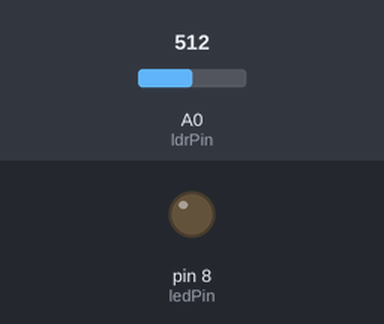
The sketch below on a simulated Arduino Uno, built with avr-gcc and run on an emulated ATmega328P. Parts: output pins drawn as LEDs (lit = HIGH). Inputs (shaded band) come from the test bench; at power-on: A0 (ldrPin) = 512.

Above: at 1.2 s.
1.3 s: A0 (ldrPin) set to 410
2.8 s: A0 (ldrPin) set to 383
At 3.5 s:
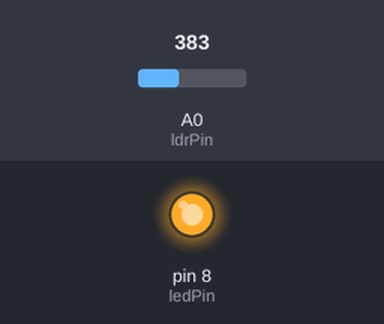
4.3 s: A0 (ldrPin) set to 511
At 4.7 s:
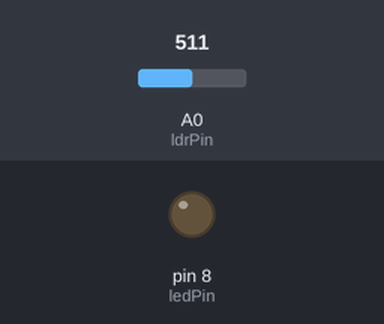
5.9 s: A0 (ldrPin) set to 390
At 7.2 s:
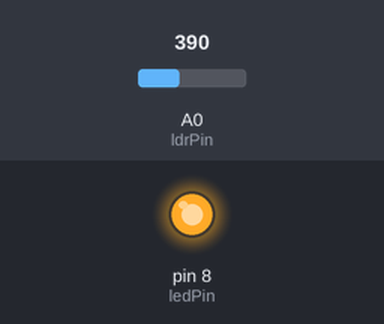
Timing chart, 0 to 8.5 s (numbered marks = the images above; inputs shaded):
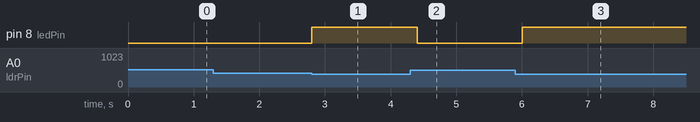

Measured:
- the behaviour switches between 400 and 399 on A0 (ldrPin) (found by bisection; images 0 and 1)
- after the input at 1.3 s, every drawn part: stays the same
- after the input at 2.8 s, pin 8 (ledPin): LOW → HIGH at once
- after the input at 4.3 s, pin 8 (ledPin): HIGH → LOW after 0.10 s
- after the input at 5.9 s, pin 8 (ledPin): LOW → HIGH after 0.10 s

The sketch:

sketch.ino
```cpp
const int ldrPin = A0;
const int ledPin = 8;

const int threshold = 400;

void setup() {
  pinMode(ledPin, OUTPUT);
  pinMode(ldrPin, INPUT);
}

void loop() {
  int nilaiCahaya = analogRead(ldrPin);

  if (nilaiCahaya < threshold) {
    digitalWrite(ledPin, HIGH);
  } else {
    digitalWrite(ledPin, LOW);
  }

  delay(200);
}
```
